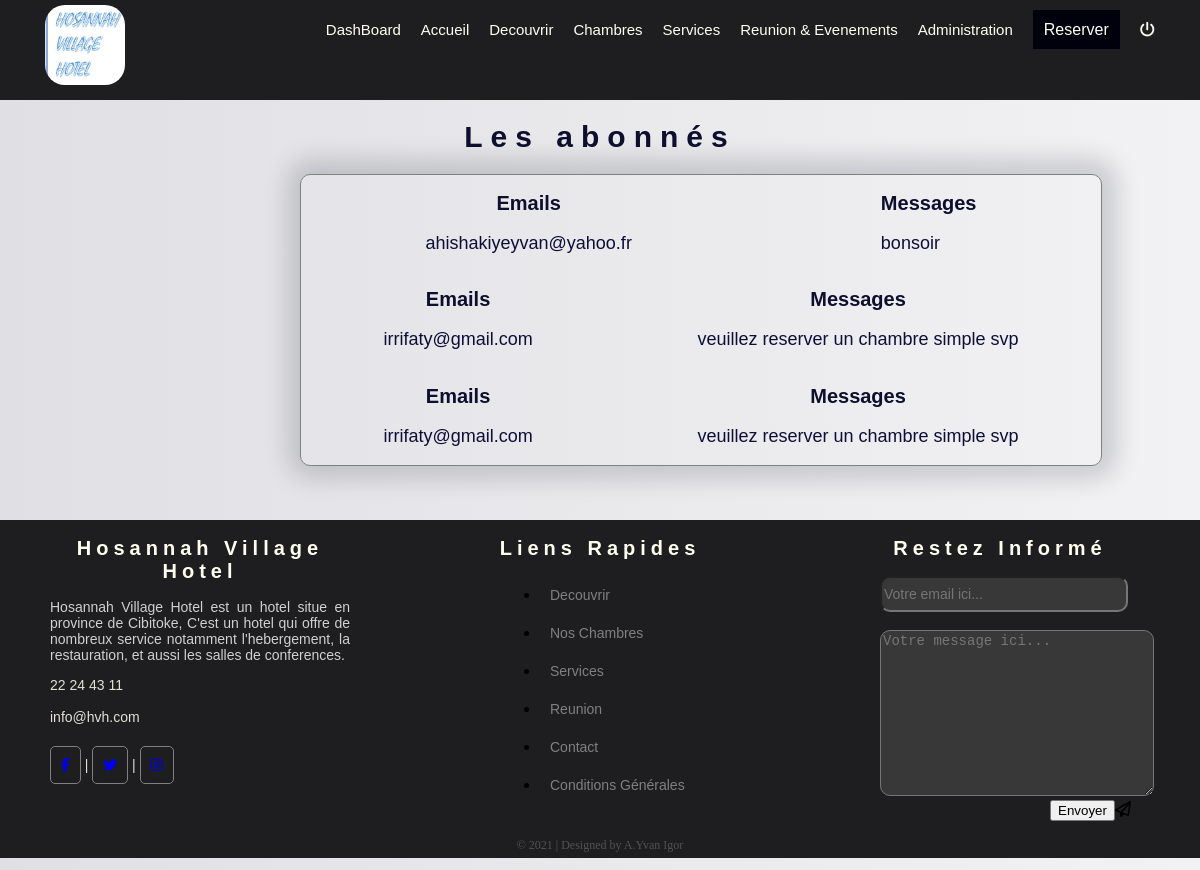
The app's page /admin/abonnes.php with its own data.
### tables this page shows
CREATE TABLE IF NOT EXISTS `abonnes` (
  `id_ab` int(11) NOT NULL AUTO_INCREMENT,
  `email` varchar(250) NOT NULL,
  `messages` varchar(500) NOT NULL,
  PRIMARY KEY (`id_ab`)
);

### admin/abonnes.php (the view, shortened to what this page needs)
<?php
include("database.php")
?>
<!DOCTYPE html>
<html lang="fr">
<head>
</head>
<body>
    <?php
    include("menu.php");
    ?>
    <?php
        $selection=$bdd->query("SELECT * FROM abonnes ORDER BY id_ab");
    ?>
    <h1 class="title">Les abonnés</h1>
    <div class="container01">
        <?php
        while($dataselect=$selection->fetch()){
        ?>
        <div class="container">
        <div class="cont1">
            <h2 class="stit">Emails</h2>
               <p><?php echo  $dataselect["email"];?></p>
        </div>
        <div class="cont2">
            <h2 class="stit">Messages</h2>
               <p><?php echo $dataselect["messages"];?></p>
        </div>
        </div>
        <?php
        }
    ?>
    </div>
    <br><br><br>
    <?php
    include("footer.php");
    ?>
</body>
</html>

### admin/css/menus.css (style rules this page uses)
body { padding:0; margin:0; }

### admin/abonnes.php (style rules this page uses)
body { background:linear-gradient(90deg,#e0dfe3,#f2f1f3); }
.title { font-size:30px; font-family:helvetica; color:rgb(14,14,46); text-align:center; letter-spacing:8px; }
.container01 { display:flex; flex-direction:column; margin-top:100px; border:1px solid gray; box-shadow:1px -1px 24px 13px rgba(4,17,29,0.17); border-radius:10px; width:800px; margin-left:300px; margin-top:10px; overflow: auto; }
.container { display:flex; justify-content:space-around; }
.cont1 p { font-size:18px; font-family:helvetica; color:rgb(14,14,56); }
.cont2 p { font-size:18px; font-family:helvetica; color:rgb(14,14,56); }
.stit { font-size:20px; text-align:center; font-family:helvetica; color:rgb(14,14,46); }

### records on screen
abonnes: email "ahishakiyeyvan@yahoo.fr", messages "bonsoir"
abonnes: email "irrifaty@gmail.com", messages "veuillez reserver un chambre simple svp"
abonnes: email "irrifaty@gmail.com", messages "veuillez reserver un chambre simple svp"
